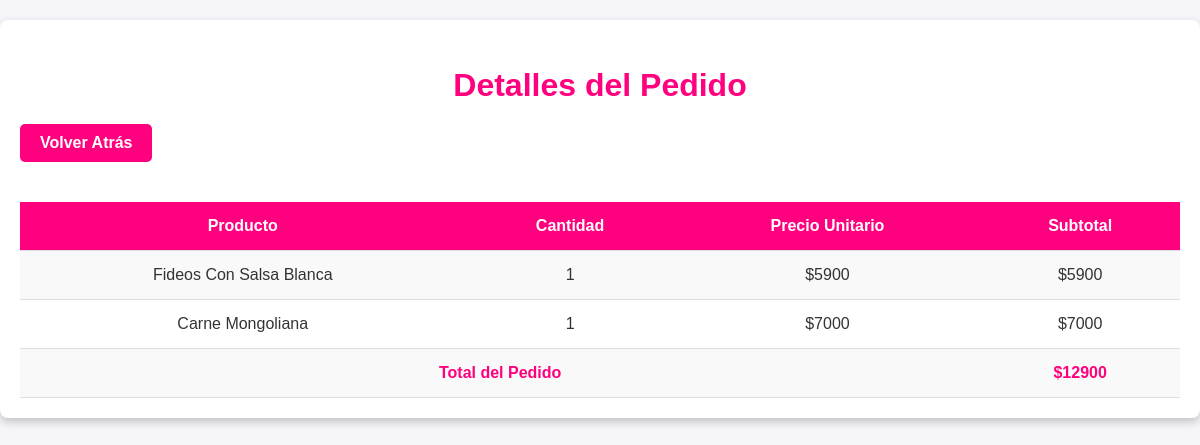
Screenshot of /ver_pedido/118/ with the database file from the repository.
### sistema_pedidos/models.py (models this page shows, shortened)
class DetallePedido(models.Model):
    pedido = models.ForeignKey(Pedido, related_name='detalles', on_delete=models.CASCADE)
    producto = models.ForeignKey(Producto, on_delete=models.CASCADE)
    cantidad = models.PositiveIntegerField()
    precio = models.IntegerField()

class Producto(models.Model):
    nombre = models.CharField(max_length=100)
    descripcion = models.TextField(blank=True, null=True)
    precio = models.IntegerField()  # Cambiado a IntegerField
    categoria = models.CharField(
        max_length=50,
        choices=[
            ('bebidas', 'Bebidas'),
            ('postres', 'Postres'),
            ('platos', 'Platos')
        ]
    )
    stock = models.PositiveIntegerField(default=0)
    imagen = models.ImageField(upload_to='productos/', blank=True, null=True)

### sistema_pedidos/views.py (the view)
# urls.py: path('ver_pedido/<int:pedido_id>/', views.ver_detalle_pedido, name='ver_detalle_pedido'),
def ver_detalle_pedido(request, pedido_id):
    pedido = get_object_or_404(Pedido, id=pedido_id)
    detalles = pedido.detalles.all()
    total = sum(detalle.cantidad * detalle.producto.precio for detalle in detalles)
    return render(request, 'detalle_pedido.html', {
        'pedido': pedido,
        'detalles': detalles,
        'total': total
    })

### sistema_pedidos/templatetags/custom_filters.py (called while the page is built)
@register.filter(name='multiply')
def multiply(value, arg):
    return value * arg

### sistema_pedidos/templates/detalle_pedido.html (shortened to what this page needs)
{% load custom_filters %}
<!DOCTYPE html>
<html lang="es">
<head>
</head>
<body>
    <div class="container">
        <h2>Detalles del Pedido</h2>
        <a href="{% url 'ver_pedidos' %}" class="btn-back">Volver Atrás</a>
        <table>
            <tr>
                <th>Producto</th>
                <th>Cantidad</th>
                <th>Precio Unitario</th>
                <th>Subtotal</th>
            </tr>
            {% for detalle in detalles %}
            <tr>
                <td>{{ detalle.producto.nombre }}</td>
                <td>{{ detalle.cantidad }}</td>
                <td>${{ detalle.producto.precio }}</td>
                <td>${{ detalle.cantidad|multiply:detalle.producto.precio }}</td>
            </tr>
            {% endfor %}
            <tr class="total-row">
                <td colspan="3">Total del Pedido</td>
                <td>${{ total }}</td>
            </tr>
        </table>
    </div>
</body>
</html>

### sistema_pedidos/templates/detalle_pedido.html (style rules this page uses)
body { font-family: Arial, sans-serif; background-color: #f4f4f9; color: #333; margin: 0; padding: 0; display: flex; flex-direction: column; align-items: center; padding: 20px; }
.container { max-width: 1200px; width: 100%; background-color: #fff; padding: 20px; border-radius: 8px; box-shadow: 0 4px 8px rgba(0, 0, 0, 0.2); }
h2 { color: #ff007f; font-size: 2em; margin-bottom: 20px; text-align: center; font-weight: bold; }
.btn-back { display: inline-block; margin-bottom: 20px; padding: 10px 20px; font-size: 1em; background-color: #ff007f; color: white; border-radius: 5px; font-weight: bold; text-decoration: none; transition: background-color 0.3s ease; text-align: center; }
table { width: 100%; border-collapse: collapse; margin-top: 20px; }
th, td { padding: 15px; text-align: center; border-bottom: 1px solid #ddd; }
th { background-color: #ff007f; color: white; font-weight: bold; }
tr:nth-child(even) { background-color: #f9f9f9; }
.total-row { font-weight: bold; color: #ff007f; }

### rows the page displays
DetallePedido: producto.nombre "Fideos Con Salsa Blanca", cantidad "1", producto.precio "5900", cantidad|multiply "5900"
DetallePedido: producto.nombre "Carne Mongoliana", cantidad "1", producto.precio "7000", cantidad|multiply "7000"

### other values shown
{{ total }} "12900"
